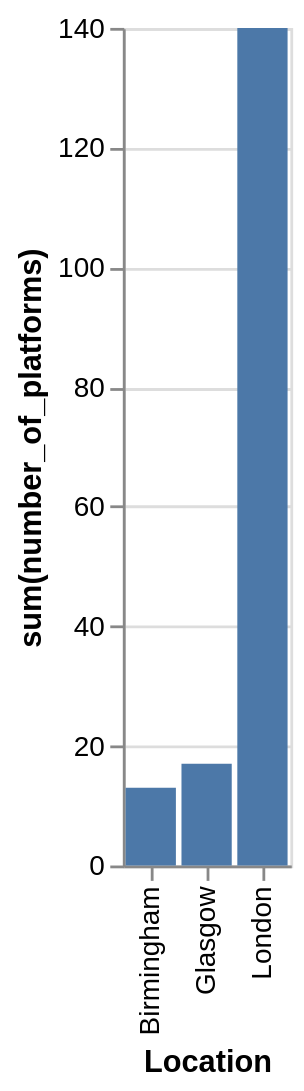

Write a Vega-Lite specification for this figure.
### Vega-Lite specification from a JSON file in a GitHub repository (floating-point values rounded to 4 significant figures)
{"data": {"values": [{"x_data": "Birmingham", "y_data": 13}, {"x_data": "Glasgow", "y_data": 17}, {"x_data": "London", "y_data": 140}]}, "mark": "bar", "encoding": {"x": {"field": "x_data", "type": "nominal", "title": "Location", "sort": {"op": "sum", "field": "y_data", "order": "ascending"}}, "y": {"field": "y_data", "type": "quantitative", "title": "sum(number_of_platforms)"}}}
